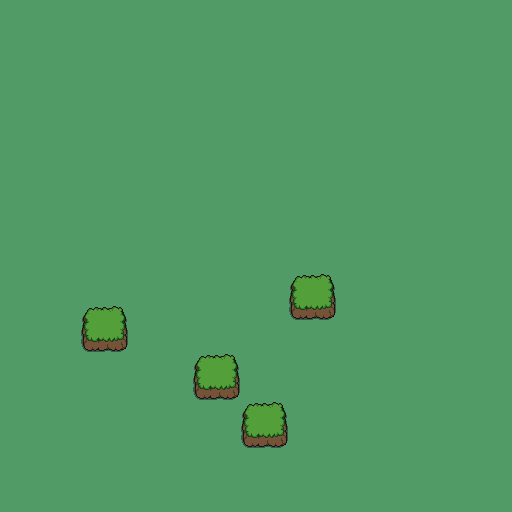

This is a level from a 2D game, rendered from its Tiled map with the project's own tilesets. A one-line summary and the map file follow, with tile-layer data summarised:
An orthogonal 32x32 tile map with 16x16 px tiles, 2 tile layers (ground, fgd_layer), 5 tilesets and 13 objects (PLAYER).

<map version="1.9" tiledversion="1.9.1" orientation="orthogonal" renderorder="right-down" width="32" height="32" tilewidth="16" tileheight="16" infinite="0" nextlayerid="9" nextobjectid="32">
 <editorsettings>
  <export format="tmx" />
 </editorsettings>
 <properties>
  <property name="music" value="audio/fields.ogg" />
 </properties>
 <tileset firstgid="1" name="decor" tilewidth="16" tileheight="16" spacing="12" margin="6" tilecount="20" columns="4">
  <image source="tile-set-images/decor.png" width="112" height="140" />
 </tileset>
 <tileset firstgid="21" name="fences" tilewidth="16" tileheight="16" spacing="12" margin="6" tilecount="16" columns="4">
  <image source="tile-set-images/fences.png" width="112" height="112" />
 </tileset>
 <tileset firstgid="37" name="grass" tilewidth="16" tileheight="16" spacing="12" margin="6" tilecount="1" columns="1">
  <image source="tile-set-images/grass.png" width="28" height="28" />
 </tileset>
 <tileset firstgid="38" name="plains" tilewidth="16" tileheight="16" spacing="12" margin="6" tilecount="72" columns="6">
  <image source="tile-set-images/plains.png" width="168" height="336" />
  <tile id="25">
   <objectgroup draworder="index" id="2">
    <object id="1" x="1.75" y="3.5" width="14.25" height="12.5" />
   </objectgroup>
  </tile>
  <tile id="26">
   <objectgroup draworder="index" id="2">
    <object id="1" x="0" y="3" width="16" height="13" />
   </objectgroup>
  </tile>
  <tile id="27">
   <objectgroup draworder="index" id="2">
    <object id="1" x="0" y="2" width="15" height="14" />
   </objectgroup>
  </tile>
  <tile id="31">
   <objectgroup draworder="index" id="2">
    <object id="1" x="1" y="0" width="15" height="16" />
   </objectgroup>
  </tile>
  <tile id="32">
   <objectgroup draworder="index" id="2">
    <object id="1" x="0" y="0" width="16" height="16" />
   </objectgroup>
  </tile>
  <tile id="33">
   <objectgroup draworder="index" id="2">
    <object id="1" x="0" y="0" width="16" height="16" />
   </objectgroup>
  </tile>
  <tile id="37">
   <objectgroup draworder="index" id="2">
    <object id="1" x="3.75" y="0" width="12.25" height="14.25" />
   </objectgroup>
  </tile>
  <tile id="38">
   <objectgroup draworder="index" id="2">
    <object id="1" x="0" y="0" width="16" height="16" />
   </objectgroup>
  </tile>
  <tile id="39">
   <objectgroup draworder="index" id="2">
    <object id="1" x="0" y="0" width="16" height="16" />
   </objectgroup>
  </tile>
 </tileset>
 <tileset firstgid="110" source="entities.tsx" />
 <layer id="1" name="ground" width="32" height="32">
  <data>[1024 cells, 1024 non-empty, 1 distinct tile ids]</data>
 </layer>
 <layer id="8" name="fgd_layer" width="32" height="32">
  <properties>
   <property name="music" value="audio/fields.ogg" />
  </properties>
  <data>[1024 cells, 36 non-empty, 9 distinct tile ids]</data>
 </layer>
 <objectgroup id="4" name="entities">
  <object id="7" name="PLAYER" class="PLAYER" gid="111" x="54" y="453.955" width="48" height="48">
   <properties>
    <property name="type" value="PLAYER" />
   </properties>
  </object>
  <object id="29" gid="112" x="145.667" y="443.667" width="32" height="32">
   <properties>
    <property name="type" value="SLIME" />
   </properties>
  </object>
  <object id="30" gid="112" x="178" y="484" width="32" height="32">
   <properties>
    <property name="type" value="SLIME" />
   </properties>
  </object>
  <object id="31" gid="112" x="126" y="418" width="32" height="32">
   <properties>
    <property name="type" value="SLIME" />
   </properties>
  </object>
 </objectgroup>
</map>
